Frame 1 (no input): blank canvas, image omitted
Frame 60 (no input): blank canvas, image omitted
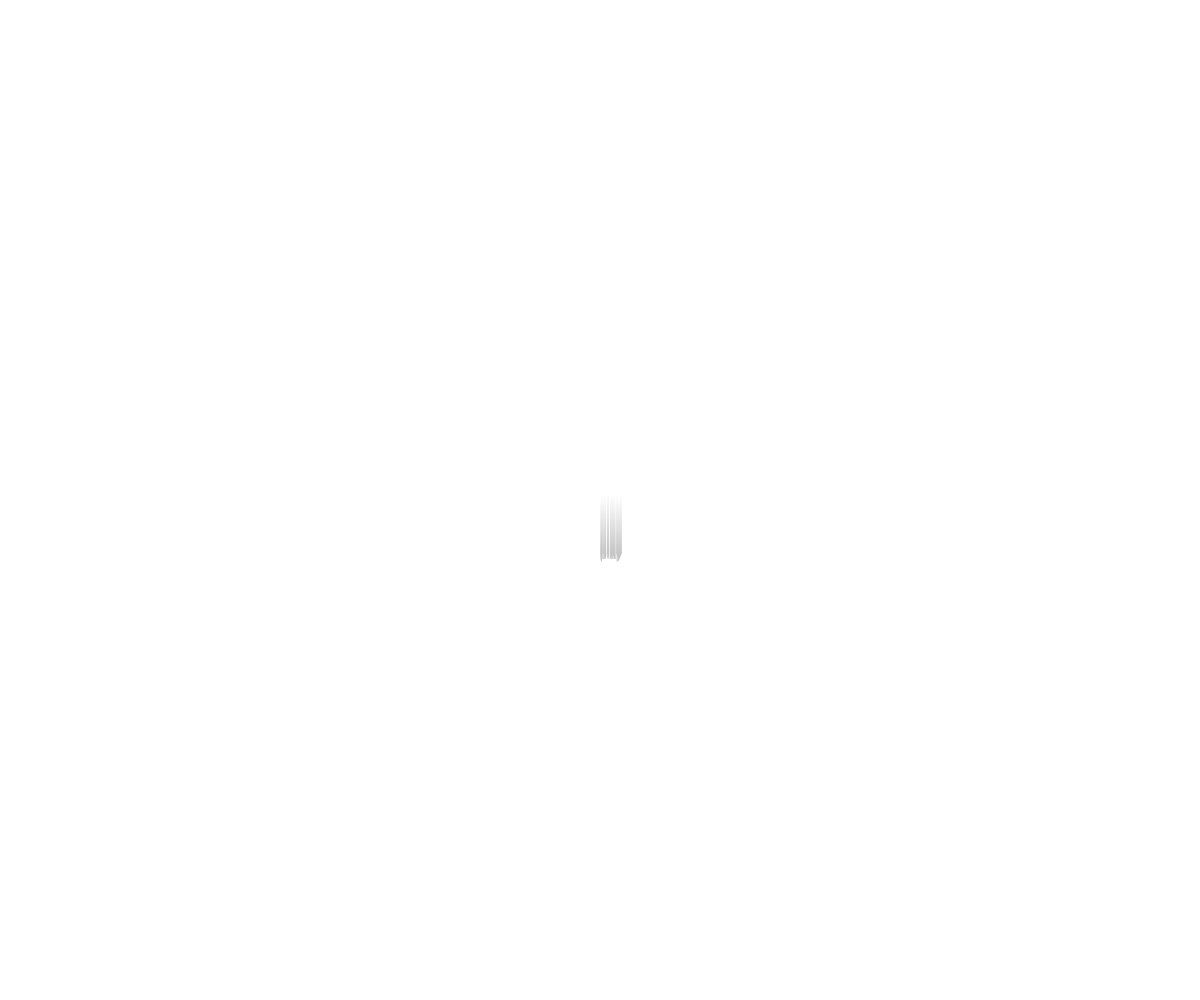
Frame 120 (the mouse pressed at the canvas centre since frame 60)

The p5.js sketch whose frames 1 and 60 were blank and that drew this single picture after the mouse press (run headless with seeded random() and noise() and a simulated clock; from frame 60 on, the mouse is pressed at the canvas centre):

// p5.js sketch
// ── sketch.js

var txt = "text";
var font;
var fontFile;
var backgroundColor;
var mTexts = [];
var fTexts = [];
let offset = 5;
let script = "a play is described where the first half is an excess of vulgar images (murder, incest, mutilation, poisoning, etc.), but in the second half there is a \"reluctance\" things begin happening off screen and none of the characters are willing to talk about it. like the theater company is aware of the message but the audience is in the dark. thing is, the play is from the 17th century, and so while the audience of the time would've known what's being alluded to, a modern audience (and modern theater) doesn't. communication that's been destroyed by history, by what was left to implication because it was unspeakable and thus came to be half of a message, the original intent destroyed. It is at about this point in the play, in fact, that things really get peculiar, and a gentle chill, an ambiguity, begins to creep in among the words. Heretofore the naming of names has gone on either literally or as metaphor. But now, as the Duke gives his fatal command, a new mode of expression takes over. It can only be called a kind of ritual reluctance. Certain things, itis made clear, will not be spoken aloud; certain events will not be shown onstage; though it is difficult to imagine, given the excesses of the preceding acts, what these things could possibly be. But Gennaro ends on a note most desperate, probably for its original audience a real shock, because it names at last the name Angelo did not and Niccolò tried to: He that we last as Thurn and Taxis knew Now recks no lord but the stiletto’s Thorn,And Tacit lies the gold once-knotted horn. No hallowed skein of stars can ward, I trow, Who’s once been set his tryst with Trystero. Trystero. The word hung in the air as the act ended and all lights were for a moment cut; hung in the dark to puzzle Oedipa Maas, but not yet to exert the power over her it was to. Perhaps the Thurn and Taxis mail system. Stamp collectors tell me it did exist. Perhaps the other, also. The Adversary. But they would be traces, fossils. Dead, mineral, without value or potential. reality, facts, what you make of them. the postal system existed. communication doesn't exist. only exists between people, hangs in the air, disppears. You could waste your life that way and never touch the truth. Wharfinger supplied words and a yarn. I gave them life. That’s it.";
let words;
let wordcount = 0;

function setup() {
 backgroundColor = color(255, 255, 255);
 createCanvas(windowWidth, windowHeight);
  words = script.split(" ");
}

function draw() {
  //background(backgroundColor);
  
  if (mTexts.length > 0){
  for (let x = 0; x < mTexts.length; ++x){
    fill(mTexts[x][3]);
    text(mTexts[x][0], mTexts[x][1],mTexts[x][2]);
    mTexts[x][2] += 1;
   // print(blue(mTexts[x][3]))
    if (blue(mTexts[x][3]) > 0){
     mTexts[x][3].setBlue(blue(mTexts[x][3]) - 1); 
     mTexts[x][3].setRed(red(mTexts[x][3]) - 1); 
     mTexts[x][3].setGreen(green(mTexts[x][3]) - 1); 
    }
    if (mTexts[x][2] > (windowHeight - offset)){
      fTexts.push(mTexts[x]);
      mTexts.splice(x, 1);
     // print(mTexts);
    }
    
  }
    
    for (let y = 0; y < fTexts.length; ++y){
      fill(255)
      text(fTexts[y][0], fTexts[y][1], fTexts[y][2]-y);
    }
  }
  
}

function mousePressed(){
  if (wordcount < words.length){
    wordcount++;
  }
  else{
    wordcount = 0;
  }
  mTexts.push([words[wordcount], mouseX, mouseY, color(255)]);
}

function mouseClicked(){
  
}


function mouseReleased(){
  
}
